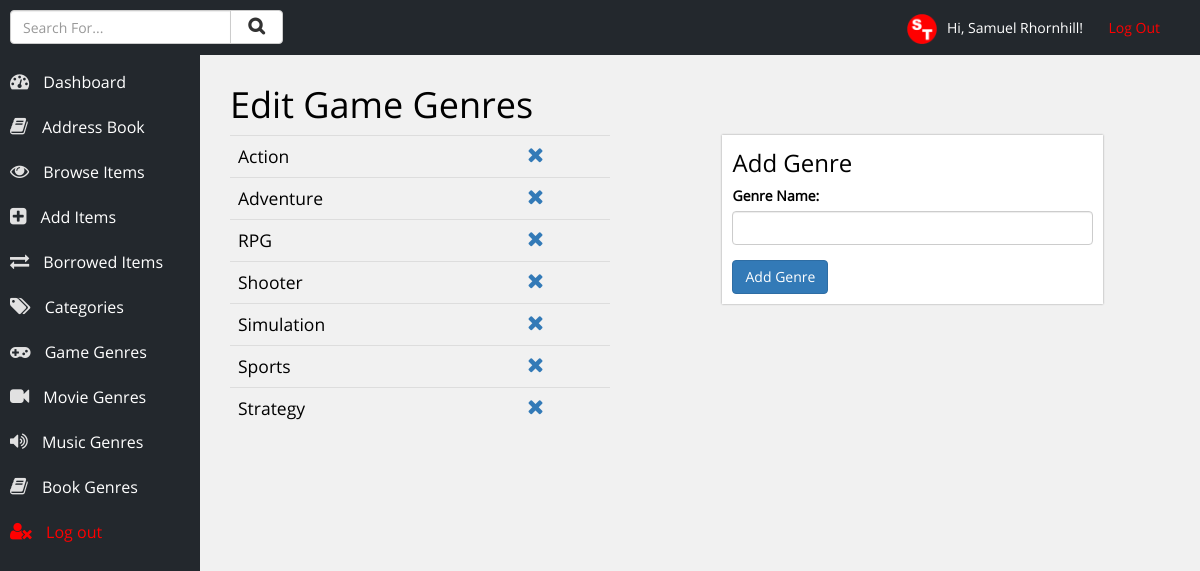
Screenshot of /genre.php?genre=Game (signed in) with the database file from the repository.
### tables this page shows
CREATE TABLE IF NOT EXISTS `users` (
  `id` int(10) NOT NULL AUTO_INCREMENT,
  `username` varchar(20) NOT NULL,
  `name` varchar(50) NOT NULL,
  `password` varchar(12) NOT NULL,
  PRIMARY KEY (`id`)
);

CREATE TABLE IF NOT EXISTS `game_genre` (
  `id` int(11) NOT NULL AUTO_INCREMENT,
  `genre_name` varchar(50) NOT NULL,
  PRIMARY KEY (`id`)
);

### inc/account-info.php (called while the page is built, shortened)
<?php
	$loggedIn = $_SESSION['username'];
	$result = mysqli_query($con, "SELECT * FROM users WHERE username = '$loggedIn'");
	while ($row = mysqli_fetch_array($result)) {
		$name = $row['name'];
	}
?>

### genre.php (the view, shortened to what this page needs)
<?php
	include ('inc/db_con.php');
	include ('inc/account-info.php');
	include ('inc/head.php');
?>
<?php
	if(isset($_GET['genre'])) {
		$genre = $_GET['genre'];
	}
	else {
		header("Location: index.php");
	}
?>
	<div class="row content-area">
		<h1 style="margin-left:15px;">Edit <?php echo $genre; ?> Genres</h1>
		<div class="col-xs-5">
			<table class="table">
				<?php
					if($genre=='Game') {
						$listGenres = mysqli_query($con, "SELECT * FROM game_genre ORDER BY genre_name");
						while ($row = mysqli_fetch_array($listGenres)) {
							echo '<tr>';
								echo '<td style="font-size:125%;">' . $row['genre_name'] . '</td>';
								echo '<td>';
									echo '<a href="handlers/delete-genre-game.php?id=' . $row['id'] . '"><i class="fa fa-times" style="font-size:150%;"></i></a>';
								echo '</td>';
							echo '</tr>';
						}
					}
				?>
			</table>
		</div>
		<div class="col-xs-5 col-xs-offset-1">
			<div class="section">
				<h3>Add Genre</h3>
				<?php if($genre=='Game') { echo '<form action="handlers/add-genre-game.php" method="POST">'; } ?>
					<div class="form-group">
						<label>Genre Name:</label>
						<input class="form-control" name="genre_name" required/>
					</div>
					<input class="btn btn-primary" name="submit" type="submit" value="Add Genre" />
				</form>
			</div>
		</div>
	</div>
<?php include ('inc/footer.php'); ?>

### inc/head.php (shortened to what this page needs)
<!DOCTYPE html>
<html lang="en">
<head>
	<link rel="stylesheet" href="css/bootstrap.min.css" />
	<link rel="stylesheet" href="css/main.css" />
	<link rel="stylesheet" href="css/font-awesome.min.css" />
</head>
<body>
<div class="container-fluid">
	<header>
		<p class="log-out"><img style="max-height:30px; margin-right:10px;" src="images/logo.png" alt="Samuel Thornhill" />Hi, <?php echo $name; ?>! &nbsp; &nbsp; &nbsp; <a href="handlers/log-out.php">Log Out</a></p>
		<div class="row">
			<div class="col-xs-3">
				<p style="">
					<form action="search-results.php" method="POST">
						<div class="input-group">
							<input type="text" class="form-control" name="term" placeholder="Search For..." />
							<span class="input-group-btn">
								<button class="btn btn-default" style="margin-top:-20px;" type="submit" name="submit"><i class="fa fa-search" style="font-weight:bold; padding-left:5px; padding-right:5px; font-size:125%;"></i></button>
							</span>
						</div>
					</form>
				</p>
			</div>
		</div>
	</header>
	<div class="navigation">
		<ul>
			<li><a href="index.php"><i class="fa fa-tachometer"></i> Dashboard</a></li>
			<li><a href="contacts.php"><i class="fa fa-book"></i> Address Book</a></li>
			<li><a href="choose-category.php"><i class="fa fa-eye"></i> Browse Items</a></li>
			<li><a href="add-item.php"><i class="fa fa-plus-square"></i> Add Items</a></li>
			<li><a href="borrowed.php"><i class="fa fa-exchange"></i> Borrowed Items</a></li>
			<li><a href="categories.php"><i class="fa fa-tags"></i> Categories</a></li>
			<li><a href="genre.php?genre=Game"><i class="fa fa-gamepad"></i> Game Genres</a></li>
			<li><a href="genre.php?genre=Movie"><i class="fa fa-video-camera"></i> Movie Genres</a></li>
			<li><a href="genre.php?genre=Music"><i class="fa fa-volume-up"></i> Music Genres</a></li>
			<li><a href="genre.php?genre=Book"><i class="fa fa-book"></i> Book Genres</a></li>
			<li><a style="color:red;" href="handlers/log-out.php"><i style="color:red;" class="fa fa-user-times"></i> Log out</a></li>
		</ul>
	</div>

### css/main.css (style rules this page uses)
body { font-size: 14px; font-family: open-sans; background-color: #f1f1f1; color: black; }
header { width: 100%; background-color: #23282D; height: 55px; line-height: 55px; position: fixed; top: 0px; left: 0px; color: white; z-index: 99; padding-left: 10px; padding-right: 10px; }
header .log-out { float: right; margin-right: 30px; }
header .log-out a { text-decoration: none; color: red; }
.navigation { background-color: #23282D; width: 200px; height: 100%; float: left; position: fixed; top: 0px; left: 0px; padding-top: 40px; color: white; font-size: 16px; }
.navigation ul { list-style-type: none; margin: 0px; padding: 0px; margin-top: 20px; }
.navigation ul li { margin: 0px; padding: 0px; }
.navigation ul li a { color: white; text-decoration: none; height: 45px; line-height: 45px; display: block; padding-left: 10px; }
.navigation ul li a .fa { padding-right: 10px; font-size: 120%; color: #e1e1e1; }
.content-area { margin-left: 200px; padding-top: 65px; margin-bottom: 50px; }
.section { background-color: white; box-shadow: 0px 0px 2px #999; padding: 10px; }
.section h1, .section h2, .section h3, .section h4, .section h5, .section h6 { margin-top: 5px; }

### rows the page displays
users: name "Samuel Rhornhill"
game_genre: genre_name "Action"
game_genre: genre_name "Adventure"
game_genre: genre_name "RPG"
game_genre: genre_name "Shooter"
game_genre: genre_name "Simulation"
game_genre: genre_name "Sports"
game_genre: genre_name "Strategy"

### other values shown
$genre "Game"
